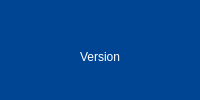
    <widget class="QFrame" name="frame_2">
     <property name="styleSheet">
      <string notr="true">background-color: #004594</string>
     </property>
     <property name="frameShape">
      <enum>QFrame::NoFrame</enum>
     </property>
     <property name="frameShadow">
      <enum>QFrame::Plain</enum>
     </property>
     <property name="lineWidth">
      <number>0</number>
     </property>
     <layout class="QHBoxLayout" name="horizontalLayout">
      <property name="spacing">
       <number>6</number>
      </property>
      <property name="leftMargin">
       <number>9</number>
      </property>
      <property name="topMargin">
       <number>9</number>
      </property>
      <property name="rightMargin">
       <number>9</number>
      </property>
      <property name="bottomMargin">
       <number>9</number>
      </property>
      <item>
       <spacer name="horizontalSpacer_3">
        <property name="orientation">
         <enum>Qt::Horizontal</enum>
        </property>
        <property name="sizeHint" stdset="0">
         <size>
          <width>40</width>
          <height>20</height>
         </size>
        </property>
       </spacer>
      </item>
      <item>
       <widget class="QFrame" name="frame_4">
        <property name="frameShape">
         <enum>QFrame::NoFrame</enum>
        </property>
        <property name="frameShadow">
         <enum>QFrame::Plain</enum>
        </property>
        <property name="lineWidth">
         <number>0</number>
        </property>
        <layout class="QVBoxLayout" name="verticalLayout_6">
         <property name="spacing">
          <number>0</number>
         </property>
         <property name="leftMargin">
          <number>18</number>
         </property>
         <property name="topMargin">
          <number>18</number>
         </property>
         <property name="rightMargin">
          <number>18</number>
         </property>
         <property name="bottomMargin">
          <number>18</number>
         </property>
         <item>
          <widget class="QPushButton" name="pushButton">
           <property name="styleSheet">
            <string notr="true">border: none</string>
           </property>
           <property name="text">
            <string/>
           </property>
           <property name="icon">
            <iconset resource="../resources.qrc">
             <normaloff>:/images/3drepo-logo.svg</normaloff>:/images/3drepo-logo.svg</iconset>
           </property>
           <property name="iconSize">
            <size>
             <width>250</width>
             <height>80</height>
            </size>
           </property>
           <property name="flat">
            <bool>true</bool>
           </property>
          </widget>
         </item>
         <item>
          <widget class="QLabel" name="versionLabel">
           <property name="styleSheet">
            <string notr="true">color:white</string>
           </property>
           <property name="text">
            <string>Version</string>
           </property>
           <property name="alignment">
            <set>Qt::AlignCenter</set>
           </property>
          </widget>
         </item>
        </layout>
       </widget>
      </item>
      <item>
       <spacer name="horizontalSpacer">
        <property name="orientation">
         <enum>Qt::Horizontal</enum>
        </property>
        <property name="sizeHint" stdset="0">
         <size>
          <width>40</width>
          <height>20</height>
         </size>
        </property>
       </spacer>
      </item>
     </layout>
    </widget>
